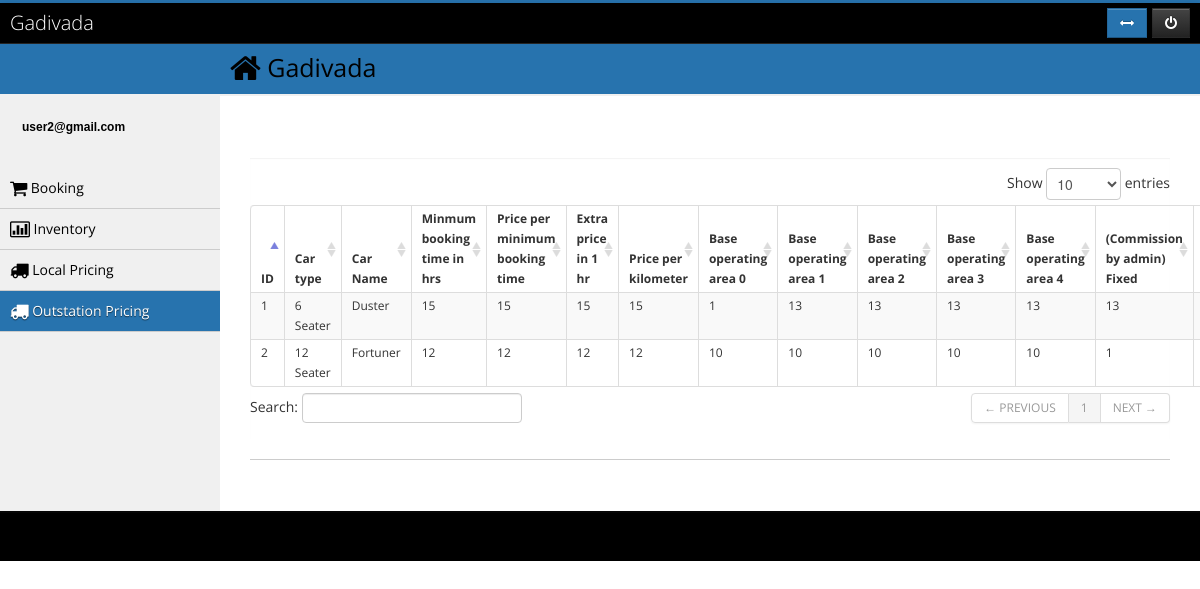
/index.php/pricing/outstation (signed in), run on the app's committed database.
### tables this page shows
CREATE TABLE IF NOT EXISTS `pricing_outstation` (
  `ID` int(11) NOT NULL AUTO_INCREMENT,
  `inventory_id` int(11) NOT NULL,
  `agent_id` int(11) NOT NULL,
  `price_for` varchar(50) NOT NULL COMMENT '1-Fexible, 2-Package',
  `car_type_id` int(11) NOT NULL,
  `car_model_id` int(11) NOT NULL,
  `package` varchar(255) NOT NULL,
  `min_time_hr` varchar(40) DEFAULT '1',
  `price_per_min_booking_time` int(11) DEFAULT '1',
  `extra_price_per_hr` int(11) DEFAULT '1',
  `price_per_km` int(11) DEFAULT '1',
  `commision_fixed` int(11) DEFAULT '1',
  `commision_percentage` int(11) DEFAULT '1',
  `base_operating_area_0` varchar(40) DEFAULT '1',
  `base_operating_area_1` varchar(40) DEFAULT '1',
  `base_operating_area_2` varchar(40) DEFAULT '1',
  `base_operating_area_3` varchar(40) DEFAULT '1',
  `base_operating_area_4` varchar(40) DEFAULT '1',
  `status` int(2) NOT NULL DEFAULT '1',
  PRIMARY KEY (`ID`),
  KEY `FK_pricing_outstation.car_type_id` (`car_type_id`),
  KEY `FK_pricing_outstation.car_model_id` (`car_model_id`),
  KEY `FK_pricing_outstation.inventory_id` (`inventory_id`)
);

CREATE TABLE IF NOT EXISTS `car_type` (
  `ID` int(11) NOT NULL AUTO_INCREMENT,
  `TYPE_NAME` varchar(100) DEFAULT NULL,
  PRIMARY KEY (`ID`)
);

CREATE TABLE IF NOT EXISTS `car_model` (
  `ID` int(11) NOT NULL AUTO_INCREMENT,
  `TYPE_ID` int(11) NOT NULL DEFAULT '0',
  `MODEL_NAME` varchar(100) NOT NULL,
  PRIMARY KEY (`ID`)
);

### application/controllers/pricing.php (called while the page is built, shortened)
<?php if ( ! defined('BASEPATH')) exit('No direct script access allowed');
class Pricing extends CI_Controller {
	public function __construct()
	{
		$this->load->model('admin_m');
		$this->load->model('city_m');
		$this->load->model('inventory_m');
		$this->load->model('car_type_m');
		$this->load->model('packages_m');
		$this->load->model('pricing_m');
	}
	public function outstation()
	{
		$data['outstation'] = $this->packages_m->get_all_outstation_packages();
		$data['feature'] = $this->admin_m->get_all_feature();
		$data['car_type'] = $this->car_type_m->get_all_car_type();
		$data['of'] = 'active';
		$data['outData'] = $this->pricing_m->get_all_outstation_pricing_data();
		$this->load->view('outstation_pricing',$data);
	}
}

### index.php (called while the page is built, shortened)
<?php
require_once BASEPATH.'core/CodeIgniter.php';

### application/models/pricing_m.php (called while the page is built, shortened)
<?php
Class Pricing_m extends CI_Model{
	function get_all_outstation_pricing_data($id=0)
	{
		$agent_id = $this->session->userdata('id');
			$this->db->join('inventory', 'inventory.ID = pricing_outstation.inventory_id');
			$this->db->join('car_type', 'car_type.ID = pricing_outstation.car_type_id');
			$this->db->join('car_model', 'car_model.TYPE_ID = car_type.ID and car_model.ID = pricing_outstation.car_model_id ');
			$this->db->join('package_outstation', 'package_outstation.ID = pricing_outstation.package','left');
			if($agent_id > 0){
				$this->db->where('inventory.agent_id',$agent_id);
			}
			$this->db->where('inventory.OUTSTATION',1);
			$this->db->distinct();
		$query=$this->db->get()->result();
		return $query;
	}
}
?>

### application/views/outstation_pricing.php (the view, shortened to what this page needs)
	<h3 align="center">Outstation Pricing Details</h3>
<div id="collapse4" class="body">
	<table id="dataTable" class="table table-bordered table-condensed table-hover table-striped">
	<div id="question" style="display:none; cursor: default; padding:10px;">
		<br />
	</div>
		<thead>
			<tr>
				<th>ID</th>
				<th>Car type</th>
				<th>Car Name</th>
				<th>Minmum booking time in hrs</th>
				<th>Price per minimum booking time</th>
				<th>Extra price in 1 hr</th>
				<th>Price per kilometer</th>
				<th>Base operating area 0</th>
				<th>Base operating area 1</th>
				<th>Base operating area 2</th>
				<th>Base operating area 3</th>
				<th>Base operating area 4</th>
				<th>(Commission by admin) Fixed</th>
				<th>(Commission by admin) Percentage</th>
			</tr>
		</thead>
		<tbody>
			<?php $numbers = 1;
			foreach($outData as $row){ ?>
			<TR>
				<td><?php echo $numbers ?></td>
				<td><?php echo $row->TYPE_NAME ?></td>
				<td><?php echo $row->MODEL_NAME ?></td>
				<td><?php echo $row->min_time_hr ?></td>
				<td><?php echo $row->price_per_min_booking_time ?></td>
				<td><?php echo $row->extra_price_per_hr ?></td>
				<td><?php echo $row->price_per_km ?></td>
				<td><?php echo $row->base_operating_area_0 ?></td>
				<td><?php echo $row->base_operating_area_1 ?></td>
				<td><?php echo $row->base_operating_area_2 ?></td>
				<td><?php echo $row->base_operating_area_3 ?></td>
				<td><?php echo $row->base_operating_area_4 ?></td>
				<td><?php echo $row->commision_fixed ?></td>
				<td><?php echo $row->commision_percentage ?></td>
			</TR>
			<?php $numbers ++ ; } ?>
		</tbody>
	</table>
</div>

### css/style.css (style rules this page uses)
html,body,div,span,applet,object,iframe,h1,h2,h3,h4,h5,h6,p,blockquote,pre,a,abbr,acronym,address,big,cite,code,del,dfn,em,img,ins,kbd,q,s,samp,small,strike,strong,sub,sup,tt,var,b,u,i,dl,dt,dd,ol,nav ul,nav li,fieldset,form,label,legend,table,caption,tbody,tfoot,thead,tr,th,td,article,aside,canvas,details,embed,figure,figcaption,footer,header,hgroup,menu,nav,output,ruby,section,summary,time,mark,audio,video { margin:0;border:0;font-size:100%;font:inherit;vertical-align:baseline; }
table { border-collapse:collapse;border-spacing:0; }
body { font-family: 'Raleway', sans-serif; background: #000000; }
.box h3 { color:#0000; font-size: 2.66em; }
@media only screen and (max-width: 1280px) and (min-width: 1024px) { .box h3 { font-size: 2.3em; } }

### assets/css/style.css (style rules this page uses)
html, body { height: 100%; }
body { visibility:hidden; font-family: 'Open Sans', sans-serif; }
.box .body, .box .block { padding: 10px 0; -webkit-box-shadow: inset 0 1px 1px rgba(0, 0, 0, 0.05); -moz-box-shadow: inset 0 1px 1px rgba(0, 0, 0, 0.05); box-shadow: inset 0 1px 1px rgba(0, 0, 0, 0.05); }

### css/custom.css (style rules this page uses)
body { visibility:hidden; }
body { margin: 0; font-family: 'Open Sans', Arial, sans-serif; font-size: 12px; line-height: 20px; color: #333333; background-color: #ffffff; }
h1, h2, h3 { font-weight: normal; margin: 0 0 10px; }
h3 { font-size: 16px; line-height: 22px; color: #000000; }

### application/views/outstation_pricing.php (style rules this page uses)
table td, table th { padding: 3px 10px !important; }

### data on the page
pricing_outstation: car_type.TYPE_NAME "6 Seater", car_model.MODEL_NAME "Duster", min_time_hr "15", price_per_min_booking_time "15", extra_price_per_hr "15", price_per_km "15", base_operating_area_0 "1", base_operating_area_1 "13", base_operating_area_2 "13", base_operating_area_3 "13", base_operating_area_4 "13", commision_fixed "13"
pricing_outstation: car_type.TYPE_NAME "12 Seater", car_model.MODEL_NAME "Fortuner", min_time_hr "12", price_per_min_booking_time "12", extra_price_per_hr "12", price_per_km "12", base_operating_area_0 "10", base_operating_area_1 "10", base_operating_area_2 "10", base_operating_area_3 "10", base_operating_area_4 "10", commision_fixed "1"

### other printed values
$this->session->userdata('username') "user2@gmail.com"
